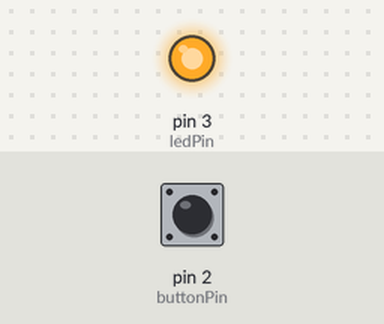
Simulated run of this sketch. Board: Arduino Uno, built with avr-gcc and run on an emulated ATmega328P. Parts: output pins drawn as LEDs (lit = HIGH). Dashed ring = blinking. The inputs (shaded band) are chosen by the test bench; at power-on: pin 2 (buttonPin) LOW. Storage starts empty; what the sketch prints to the serial monitor is not drawn.

Above: at 1.2 s.
1.3 s: pin 2 (buttonPin) pulled HIGH for 1 s
At 2.5 s:
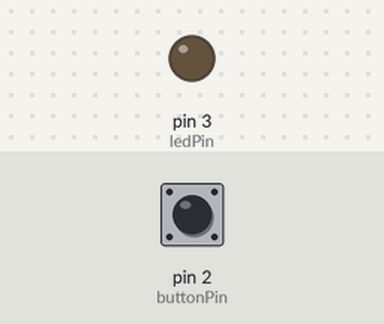
3.8 s: pin 2 (buttonPin) pulled HIGH for 0.15 s
At 5.1 s:
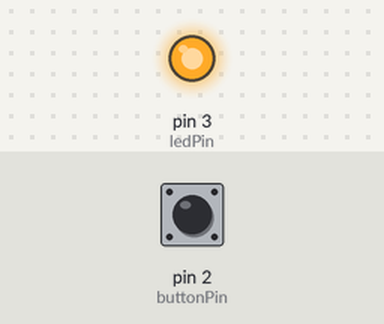
5.4 s: pin 2 (buttonPin) pulled HIGH for 3.2 s
At 5.9 s:
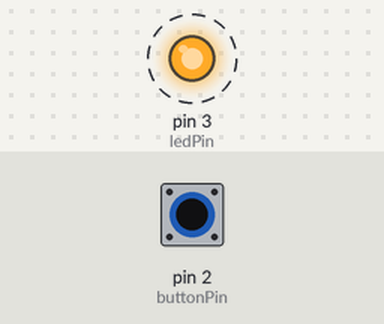
Timing chart, 0 to 10.0 s (numbered marks = the images above; inputs shaded):
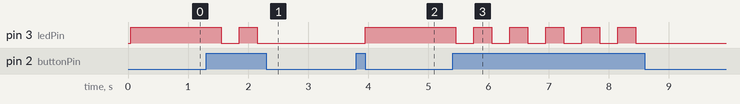

Measured:
- after the input at 1.3 s, pin 3 (ledPin): HIGH → LOW after 0.25 s, → HIGH 0.30 s later, → LOW 0.30 s later
- after the input at 3.8 s, pin 3 (ledPin): LOW → HIGH after 0.15 s
- after the input at 5.4 s, pin 3 (ledPin): alternates HIGH for 0.30 s and LOW for 0.30 s, 11 changes in all, then stays LOW, starting after 0.05 s

The sketch:

weather.ino
```cpp
#include <Wire.h>
#include <SPI.h>
#include <SD.h>
//#include "IRremote.h"
//#include <Adafruit_Sensor.h>
#include <Adafruit_BME280.h>

//if you need to read altitude,you need to know the sea level pressure
#define SEALEVELPRESSURE_HPA (1013.25)

//This Macro definition decide whether you use I2C or SPI
//When USEIIC is 1 means use I2C interface, When it is 0,use SPI interface
#define USEIIC 1

//int receiver = 9; // Signal Pin of IR receiver to Arduino Digital Pin 11
const int buttonPin = 2;     // the number of the pushbutton pin
const int ledPin =  3;      // the number of the LED pin
unsigned long startMillis;  //some global variables available anywhere in the program
unsigned long currentMillis;
unsigned long prev_read_Millis = 0;
unsigned long prev_button_Millis = 0;
const unsigned long read_period = 60000;  //the value is a number of milliseconds
const unsigned long button_period = 300;  //the value is a number of milliseconds
int buttonPushCounter = 1;   // counter for the number of button presses
int buttonState = 0;         // current state of the button
int lastButtonState = 0;     // previous state of the button
File myfile;
const int pin_sd = 10;

#if(USEIIC)
	Adafruit_BME280 bme;
#else
	#define SPI_SCK 13
	#define SPI_MISO 12
	#define SPI_MOSI 11
	#define SPI_CS 10
	Adafruit_BME280 bme(SPI_CS, SPI_MOSI, SPI_MISO, SPI_SCK);
#endif

unsigned long delayTime;

void setup() {
    Serial.begin(9600);
    while (!Serial) {
; // wait for serial port to connect. Needed for native USB port only
    }
    Serial.print("Initializing SD card...");
    if (!SD.begin(10)) {
    Serial.println("initialization failed!");
    while (1);
    }
    Serial.println("initialization done.");
    bool rslt;
    rslt = bme.begin();
    if (!rslt) {
        Serial.println("Init Fail,Please Check your address or the wire you connected!!!");
        while (1);
    }

    Serial.println("Init Success");
    Serial.println("Temperature           Pressure             Humidity");

    // initialize the LED pin as an output:
    pinMode(ledPin, OUTPUT);
    // initialize the pushbutton pin as an input:
    pinMode(buttonPin, INPUT);
    startMillis = 0;  //initial start time

}

void loop() {

  currentMillis = millis();
  check_button();
  led_status();
  get_values();

}

void get_values() {
  if ((currentMillis - prev_read_Millis >= read_period) && (buttonPushCounter % 2 == 0)) {
      myfile = SD.open("values.txt",FILE_WRITE);
      myfile.print(bme.readTemperature()*9/5 + 32);
      myfile.print(",");
      myfile.print(bme.readPressure()/100.0F);
      myfile.print(",");
      myfile.println(bme.readHumidity());
      //Serial.print("Data Written");
      myfile.close();
      prev_read_Millis += read_period;
  }
}

void check_button() {
  if (currentMillis - prev_button_Millis >= button_period) {
    buttonState = digitalRead(buttonPin);
    if (buttonState != lastButtonState) {
      if (buttonState == HIGH) {
        buttonPushCounter++;
      } else {
      }
    delay(50);
  }
      prev_button_Millis += button_period;
  }
}

void led_status() {
  if (buttonPushCounter % 2 == 0) {
    digitalWrite(ledPin, LOW);
  } else {
    digitalWrite(ledPin, HIGH);
  }
}
```
